Frame 1 (no input): blank canvas, image omitted
Frame 60 (no input): blank canvas, image omitted
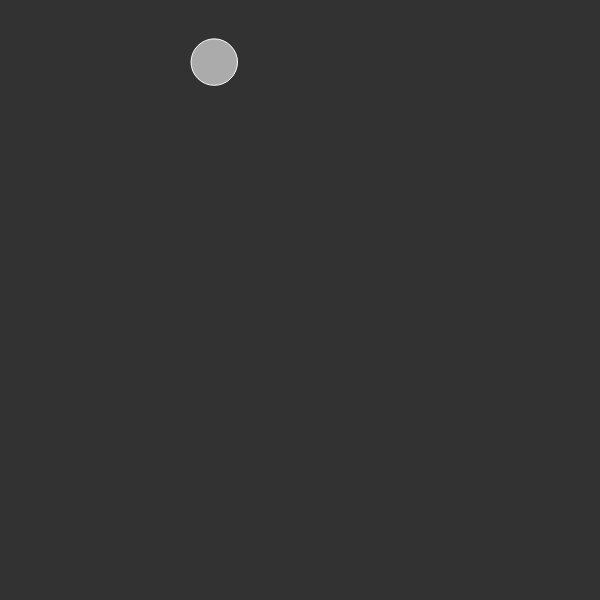
Frame 120 (the mouse pressed at the canvas centre since frame 60)

The p5.js sketch whose frames 1 and 60 were blank and that drew this single picture after the mouse press (run headless with seeded random() and noise() and a simulated clock; from frame 60 on, the mouse is pressed at the canvas centre):

// p5.js sketch
// ── sketch.js
let p1, p2;

let particles = [];
const C_GRAVITY = 10;

function setup(){
  createCanvas(600,600)
  background(220);


}

function draw(){
  background(50);



  for (let a=0; a<particles.length; a++){
  let p = particles[a];
  for (let b=0; b<particles.length; b++){
    let other = particles[b]
    if(a != b){
    // p.applyGAttraction(other);
    p.applyRepulsion(other);
  }

  }
  p.checkEdges();
  p.update();
  p.display();

}

}

function mousePressed(){
  particles.push(new Particle(random(width/2), random(height/2), random(3,30)))

}

class Particle {
  constructor(x, y, m){
    this.pos = createVector(x, y);
    this.vel = createVector();
    this.acc = createVector();
    this.mass = m;
    this.rad = m;
  }

  attractTo(target){
    let f = p5.Vector.sub(target, this.pos);
    // f.normalize();
    f.mult(0.05);
    this.applyForce(f);
  }

  applyGAttraction(other){
    let f = p5.Vector.sub(other.pos, this.pos);
    let distance = f.mag();
    let gMag = (C_GRAVITY * other.mass * this.mass) / (distance * distance)
    f.normalize();//direction
    f.mult(gMag);
    f.mult(-1)
    this.applyForce( f );

  }
  applyRepulsion(other) {
    let f = p5.Vector.sub(other.pos, this.pos);
    let distance = f.mag();
    let gMag = (C_GRAVITY * this.mass * other.mass) / (distance * distance);
    f.normalize();
    f.mult(-gMag);
    this.applyForce( f );
  }

  update() {
    this.vel.add(this.acc);
    this.pos.add(this.vel);
    this.acc.mult(0);

    this.vel.mult(0.98)
  }
  applyForce(f) {
    let force = f.copy();
    force.div(this.mass);
    this.acc.add(force)
  }
  checkEdges() {
    if (this.pos.x < 0){
      this.pos.x = 0;
      this.vel.x *= -1;
    } else if (this.pos.x > width){
          this.pos.x = width;
          this.vel.x *= -1;
    }
    if (this.pos.y < 0) {
      this.pos.y = 0;
      this.vel.y *= -1;
    }
    else if (this.pos.y > height) {
      this.pos.y = height;
      this.vel.y *= -1;
    }

  }
  display(){
    push();
    translate(this.pos.x, this.pos.y);
    stroke(255)
    fill(255, 150);
    ellipse(0, 0, this.rad*2, this.rad*2);
    pop();
  }
}
